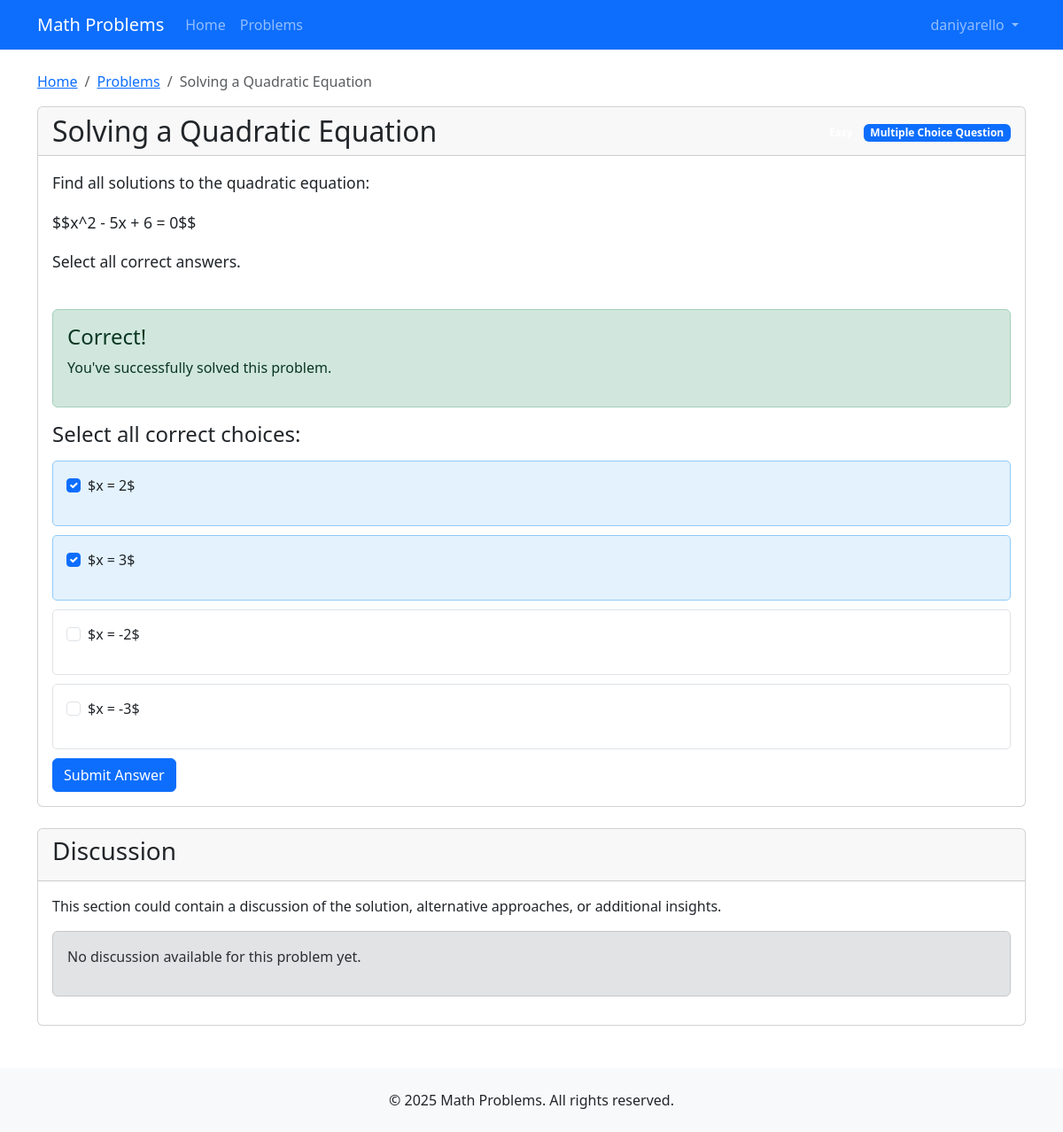
Screenshot of /problems/1/ (signed in) with the database file from the repository.
### problems/models.py (models this page shows, shortened)
class Problem(models.Model):
    title = models.CharField(max_length=200)
    description = models.TextField(help_text="Problem description (supports LaTeX)")
    difficulty = models.CharField(max_length=10, choices=DIFFICULTY_CHOICES, default='medium')
    problem_type = models.CharField(max_length=10, choices=PROBLEM_TYPE_CHOICES)
    created_at = models.DateTimeField(auto_now_add=True)
    updated_at = models.DateTimeField(auto_now=True)
    class Meta:
        ordering = ['-created_at']
    def description_html(self):
        html = markdown(self.description)
        return html
    @property
    def is_mcq(self):
        return self.problem_type == 'mcq'

class Attempt(models.Model):
    user = models.ForeignKey(User, on_delete=models.CASCADE, related_name='attempts')
    problem = models.ForeignKey(Problem, on_delete=models.CASCADE, related_name='attempts')
    selected_choices = models.ManyToManyField(Choice, blank=True, related_name='attempts')
    answer_text = models.TextField(blank=True, null=True)
    is_correct = models.BooleanField(default=False)
    created_at = models.DateTimeField(auto_now_add=True)
    class Meta:
        ordering = ['-created_at']
        unique_together = ['user', 'problem']

class Choice(models.Model):
    problem = models.ForeignKey(Problem, on_delete=models.CASCADE, related_name='choices')
    text = models.TextField(help_text="Choice text (supports LaTeX)")
    is_correct = models.BooleanField(default=False)
    def text_html(self):
        return markdown(self.text)

### problems/views.py (the view, shortened to what this page needs)
# urls.py: path('<int:pk>/', views.ProblemDetailView.as_view(), name='problem-detail'),
class ProblemDetailView(DetailView):
    model = Problem
    template_name = 'problems/problem_detail.html'
    context_object_name = 'problem'
    def get_context_data(self, **kwargs):
        context = super().get_context_data(**kwargs)
        if self.request.user.is_authenticated:
            try:
                context['user_attempt'] = Attempt.objects.get(
                    user=self.request.user,
                    problem=self.object
                )
            except Attempt.DoesNotExist:
                context['user_attempt'] = None
        return context

### templates/problems/problem_detail.html (shortened to what this page needs)
{% extends 'base.html' %}
{% load static %}
{% block content %}
<div class="row">
    <div class="col-md-12">
        <nav aria-label="breadcrumb">
            <ol class="breadcrumb">
                <li class="breadcrumb-item"><a href="{% url 'home' %}">Home</a></li>
                <li class="breadcrumb-item"><a href="{% url 'problem-list' %}">Problems</a></li>
                <li class="breadcrumb-item active" aria-current="page">{{ problem.title }}</li>
            </ol>
        </nav>
        <div class="card mb-4">
            <div class="card-header d-flex justify-content-between align-items-center">
                <h2 class="mb-0">{{ problem.title }}</h2>
                <div>
                    <span class="badge bg-{{ problem.difficulty }}">{{ problem.get_difficulty_display }}</span>
                    <span class="badge bg-primary">{{ problem.get_problem_type_display }}</span>
                </div>
            </div>
            <div class="card-body">
                <div class="problem-description math-content mb-4">
                    {{ problem.description_html|safe }}
                </div>
                {% if user.is_authenticated %}
                    {% if user_attempt %}
                        <div class="alert {% if user_attempt.is_correct %}alert-success{% else %}alert-danger{% endif %}">
                            {% if user_attempt.is_correct %}
                                <h4 class="alert-heading">Correct!</h4>
                                <p>You've successfully solved this problem.</p>
                            {% else %}
                                <h4 class="alert-heading">Incorrect</h4>
                                <p>Your answer was not correct. You can try again.</p>
                            {% endif %}
                        </div>
                    {% endif %}
                    <form method="post" data-problem-type="{{ problem.problem_type }}">
                        {% if problem.is_mcq or problem.is_scq %}
                            <h4 class="mb-3">Select {% if problem.is_mcq %}all correct choices{% else %}the correct choice{% endif %}:</h4>
                            {% for choice in problem.choices.all %}
                                <div class="choice-item {% if user_attempt and choice in user_attempt.selected_choices.all %}selected{% endif %}">
                                    <div class="form-check">
                                        <input class="form-check-input" type="{{ problem.is_mcq|yesno:'checkbox,radio' }}"
                                               name="choices" value="{{ choice.id }}" id="choice-{{ choice.id }}"
                                               {% if user_attempt and choice in user_attempt.selected_choices.all %}checked{% endif %}>
                                        <label class="form-check-label" for="choice-{{ choice.id }}">
                                            {{ choice.text_html|safe }}
                                        </label>
                                    </div>
                                </div>
                            {% endfor %}
                        {% endif %}
                        <button type="submit" class="btn btn-primary">Submit Answer</button>
                    </form>
                {% else %}
                    <div class="alert alert-info">
                        <p>You need to <a href="{% url 'login' %}">log in</a> to submit your answer.</p>
                    </div>
                {% endif %}
            </div>
        </div>
        {% if user.is_authenticated and user_attempt and user_attempt.is_correct %}
            <div class="card">
                <div class="card-header">
                    <h3>Discussion</h3>
                </div>
                <div class="card-body">
                    <p>This section could contain a discussion of the solution, alternative approaches, or additional insights.</p>
                    <div class="alert alert-secondary">
                        <p>No discussion available for this problem yet.</p>
                    </div>
                </div>
            </div>
        {% endif %}
    </div>
</div>
{% endblock %}

### templates/base.html (shortened to what this page needs)
<!DOCTYPE html>
<html lang="en">
<head>
    <link href="https://cdn.jsdelivr.net/npm/bootstrap@5.3.0/dist/css/bootstrap.min.css" rel="stylesheet">
    {% load static %}
    <link rel="stylesheet" href="{% static 'css/styles.css' %}">
</head>
<body>
    <nav class="navbar navbar-expand-lg navbar-dark bg-primary mb-4">
        <div class="container">
            <a class="navbar-brand" href="{% url 'home' %}">Math Problems</a>
            <div class="collapse navbar-collapse" id="navbarNav">
                <ul class="navbar-nav me-auto">
                    <li class="nav-item">
                        <a class="nav-link" href="{% url 'home' %}">Home</a>
                    </li>
                    <li class="nav-item">
                        <a class="nav-link" href="{% url 'problem-list' %}">Problems</a>
                    </li>
                </ul>
                <ul class="navbar-nav">
                    {% if user.is_authenticated %}
                        <li class="nav-item dropdown">
                            <a class="nav-link dropdown-toggle" href="#" id="navbarDropdown" role="button" data-bs-toggle="dropdown">
                                {{ user.username }}
                            </a>
                        </li>
                    {% endif %}
                </ul>
            </div>
        </div>
    </nav>
    <div class="container">
        {% block content %}{% endblock %}
    </div>
    <footer class="bg-light py-4 mt-5">
        <div class="container text-center">
            <p class="mb-0">&copy; {% now "Y" %} Math Problems. All rights reserved.</p>
        </div>
    </footer>
</body>
</html>

### static/css/styles.css (style rules this page uses)
body { min-height: 100vh; display: flex; flex-direction: column; }
footer { margin-top: auto; }
.problem-description { font-size: 1.1rem; line-height: 1.6; }
.choice-item { padding: 15px; border: 1px solid #dee2e6; border-radius: 5px; margin-bottom: 10px; cursor: pointer; transition: background-color 0.2s ease; }
.choice-item.selected { background-color: #e3f2fd; border-color: #90caf9; }
.math-content { overflow-x: auto; }

### rows the page displays
Problem: title "Solving a Quadratic Equation", problem_type "Multiple Choice Question", description_html "Find all solutions to the quadratic equation: $$x^2 - 5x + 6 = 0$$ Select all correct answers."
Choice: text_html "$x = 2$"
Attempt: choices "☑"
Choice: text_html "$x = 3$"
Choice: text_html "$x = -2$"
Choice: text_html "$x = -3$"

### other values shown
{{ user.username }} "daniyarello"
